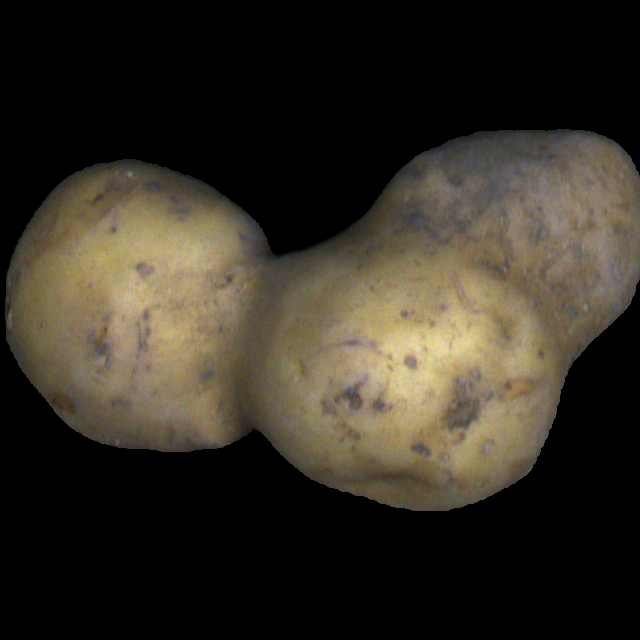
#> input picture 5_classes_malformed/very_gingery/sd_malformed_12_2_1_272_15.png, 640 x 640 px, found by its file name; its folder holds only this picture in this run
$ jupyter execute --allow-errors very_gingery.ipynb   (shell and % lines are left out)
#> lines starting #> are read from the running program, lines starting #| are printed output that depends on the picture; after the words box and inside, x2 and y2 are one past the last pixel; in counts of white or black regions, pixels touching at a corner belong together
[cell 1]
import cv2
import numpy as np
import os
from scipy.interpolate import interp1d
from pyefd import elliptic_fourier_descriptors
import matplotlib.pyplot as plt
import statistics

[cell 2]
# All Requirdef read_images_and_extract_contours_single_image(img_location):

def read_image_and_extract_contour(img_location):
    """Read an image from a given path and extract its largest external contour."""

    image = cv2.imread(img_location)
    gray = cv2.cvtColor(image, cv2.COLOR_BGR2GRAY)
    _, thresh = cv2.threshold(gray, 1, 255, cv2.THRESH_BINARY)
    contours, _ = cv2.findContours(thresh, cv2.RETR_EXTERNAL, cv2.CHAIN_APPROX_NONE)

    if contours:
        # Find the largest contour
        contour = max(contours, key=cv2.contourArea)
        contour = contour.squeeze()  # Remove unnecessary dimensions
        return normalize_contour_points(contour)
    else:
        return None  # Return None if no contours are found

# [9 lines left out: function normalize_contour_points, not called in this run]

def compute_first_10_harmonics(contour, order=30):
    """Compute Fourier coefficients and return the first 10 harmonics."""
    coeffs = elliptic_fourier_descriptors(contour, order=order, normalize=True)
    first_10_harmonics = coeffs[:10]  # Extract the first 10 harmonics
    return first_10_harmonics

# [79 lines left out: functions show_image, plot_harmonic_distribution, compute_S_only_positive, calculate_separator_suggested_change, not called in this run]

[cell 3]
# This Cell section just visualizes the extracted contours

def read_image_and_visualize_contour(img_location):
    """Read an image from a given path and extract its largest external contour."""

    image = cv2.imread(img_location)
    contours_list = []
    gray = cv2.cvtColor(image, cv2.COLOR_BGR2GRAY)
    _, thresh = cv2.threshold(gray, 1, 255, cv2.THRESH_BINARY)
    contours, _ = cv2.findContours(thresh, cv2.RETR_EXTERNAL, cv2.CHAIN_APPROX_NONE)

    if contours:
        # Find the largest contour
        contour = max(contours, key=cv2.contourArea)
        contour = contour.squeeze()  # Remove unnecessary dimensions

        # Normalize the contour points
        normalized_contour = normalize_contour_points(contour)

        # Append the normalized contour to the list
        contours_list.append(normalized_contour)

        # Visualize the contour on the original image
        visualize_contour(image, normalized_contour)

    return contours_list

def visualize_contour(image, contour):
    """Visualize the contour on the image using matplotlib."""
    # Convert image from BGR to RGB for matplotlib
    image_rgb = cv2.cvtColor(image, cv2.COLOR_BGR2RGB)

    # Plot the image
    plt.imshow(image_rgb)

    # Plot the contour on the image
    plt.plot(contour[:, 0], contour[:, 1], color='red', linewidth=2)  # Red contour line

    plt.title("Extracted Contour")
    plt.axis('off')  # Hide axes
    plt.show()

def normalize_contour_points(contour):
    """Normalize contour points for visualization (optional)."""
    # This function could be useful for contour normalization
    # Example: Scaling or translating points to some standard size
    return contour

[cell 4]
# Initialize lists to store separator values
separator_values_compute_s = []
separator_values_suggested_change = []

[cell 5]
# Read in all images of a folder and visualize accordingly

def process_images_in_folder(folder_path):
    """Process all images in a given folder, extract contours, compute harmonics, and calculate separator values."""
    for filename in os.listdir(folder_path):
        if filename.endswith(".png") or filename.endswith(".jpg"):  # Add more image formats if needed
            img_location = os.path.join(folder_path, filename)
            print(f"Processing image: {img_location}")

            # Read image and extract contour
            contour = read_image_and_extract_contour(img_location)
#> in read_image_and_extract_contour, image is the input picture: shape (640, 640, 3); mean B, G, R 35.7, 45.9, 51.3
#> in read_image_and_extract_contour, `gray = cv2.cvtColor(image, cv2.COLOR_BGR2GRAY)`:
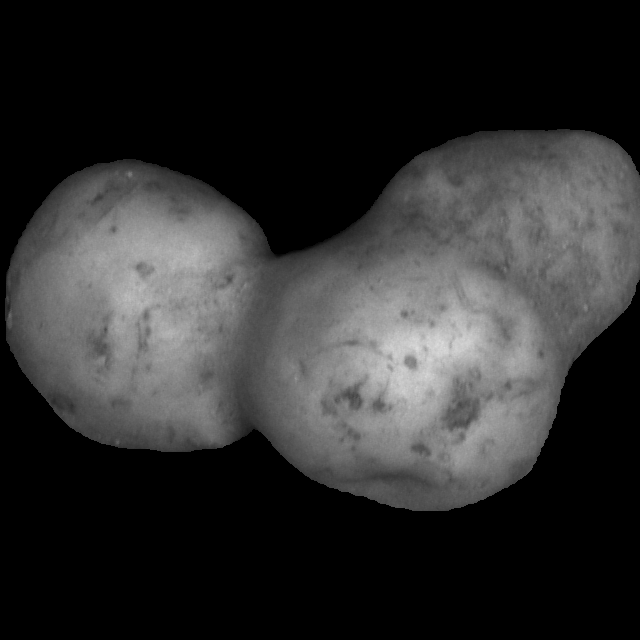
#> gray: shape (640, 640); min 0, max 221, mean 46.3
#> in read_image_and_extract_contour, `_, thresh = cv2.threshold(gray, 1, 255, cv2.THRESH_BINARY)`:
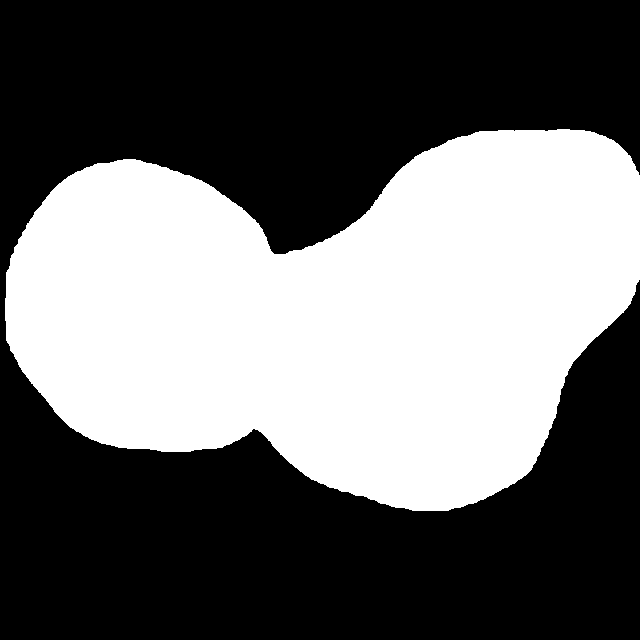
#> thresh: shape (640, 640); 41.4% white; 1 white region
#> in read_image_and_extract_contour, `contours, _ = cv2.findContours(thresh, cv2.RETR_EXTERNAL, cv2.CHAIN_AP..`: contours = 1 contour; box (x1, y1, x2, y2) and area: (5, 129, 640, 511) 168692
#> in read_image_and_extract_contour, `contour = max(contours, key=cv2.contourArea)`: contour = contour of 1635 points, box (x1, y1, x2, y2) (5, 129, 640, 511), area 168692
#> in read_image_and_extract_contour, `contour = contour.squeeze()`: contour = 1635 pairs, first value 5 to 639, second value 129 to 510

            if contour is not None:
                # Visualize the contour
                read_image_and_visualize_contour(img_location)
#> in read_image_and_visualize_contour, `contour = max(contours, key=cv2.contourArea)`: contour = contour of 1635 points, box (x1, y1, x2, y2) (5, 129, 640, 511), area 168692
#> in read_image_and_visualize_contour, `contour = contour.squeeze()`: contour = 1635 pairs, first value 5 to 639, second value 129 to 510
#> in read_image_and_visualize_contour, `normalized_contour = normalize_contour_points(contour)`: normalized_contour has the same summary as contour
#> in visualize_contour, `plt.show()`:
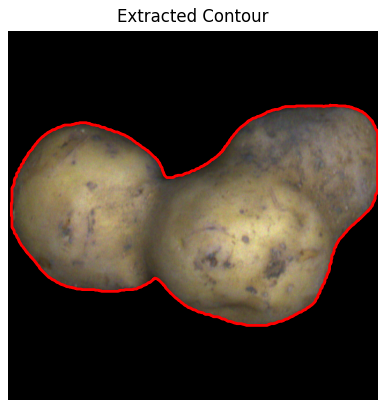
#> figure drawn by matplotlib, 1 panel

                # Compute the first 10 harmonics
                harmonics = compute_first_10_harmonics(contour)

                # Plot the harmonic distribution
                plot_harmonic_distribution(harmonics)

                # Calculate separator values
                S_compute_s = compute_S_only_positive(harmonics, m=3)
                print(f"S (computed): {S_compute_s}")

                S_suggested_change = calculate_separator_suggested_change(harmonics, m=3)
                print(f"S (suggested change): {S_suggested_change}")

                # Store separator values
                separator_values_compute_s.append(S_compute_s)
                separator_values_suggested_change.append(S_suggested_change)

                # Visualize the contour
                # read_image_and_visualize_contour(img_location)
                print("------------------------------------------------------------")

[cell 6]
# Folder path containing images
folder_path = "/home/mishkat/Documents/malformed_potato/5_classes_malformed/very_gingery"  # Change this to your folder path

[cell 7]
# Process images in the specified folder
process_images_in_folder(folder_path)
#> (the call stopped at in compute_first_10_harmonics, `coeffs = elliptic_fourier_descriptors(contour, order=order, normalize=..`: pyefd is not available in this run)

$ run again, on 5_classes_malformed/very_gingery/sd_malformed_12_2_4_120_14.png
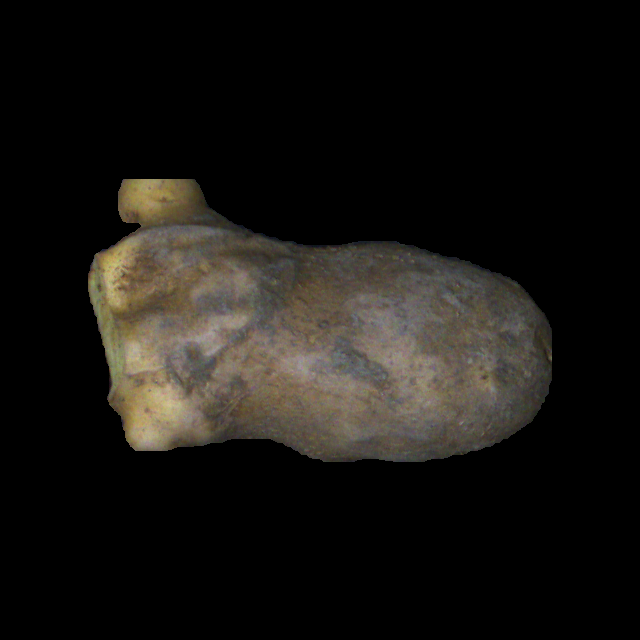
#> input picture 5_classes_malformed/very_gingery/sd_malformed_12_2_4_120_14.png, 640 x 640 px, found by its file name
#> in read_image_and_extract_contour, image is the input picture: shape (640, 640, 3); mean B, G, R 18.4, 21.8, 24
#> in read_image_and_extract_contour, `_, thresh = cv2.threshold(gray, 1, 255, cv2.THRESH_BINARY)`:
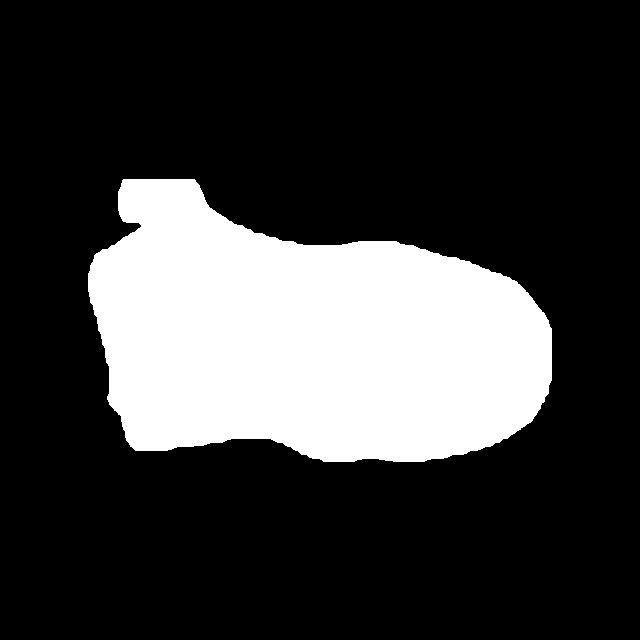
#> thresh: shape (640, 640); 23% white; 1 white region
#> in read_image_and_extract_contour, `contours, _ = cv2.findContours(thresh, cv2.RETR_EXTERNAL, cv2.CHAIN_AP..`: contours = 1 contour; box (x1, y1, x2, y2) and area: (88, 179, 552, 462) 93746
#> in read_image_and_extract_contour, `contour = max(contours, key=cv2.contourArea)`: contour = contour of 1253 points, box (x1, y1, x2, y2) (88, 179, 552, 462), area 93746
#> in read_image_and_extract_contour, `contour = contour.squeeze()`: contour = 1253 pairs, first value 88 to 551, second value 179 to 461
#> in read_image_and_visualize_contour, `contour = max(contours, key=cv2.contourArea)`: contour = contour of 1253 points, box (x1, y1, x2, y2) (88, 179, 552, 462), area 93746
#> in read_image_and_visualize_contour, `contour = contour.squeeze()`: contour = 1253 pairs, first value 88 to 551, second value 179 to 461
#> normalized_contour has the same summary as contour
#> in visualize_contour, `plt.show()`:
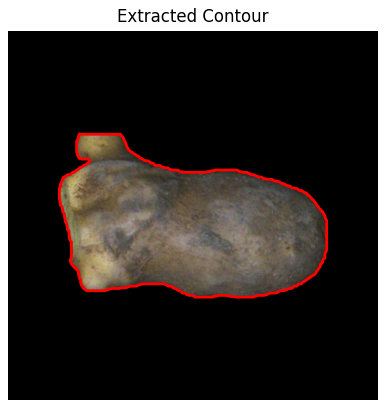
#> figure drawn by matplotlib, 1 panel

$ run again, on 5_classes_malformed/very_gingery/sd_malformed_12_2_4_132_1.png
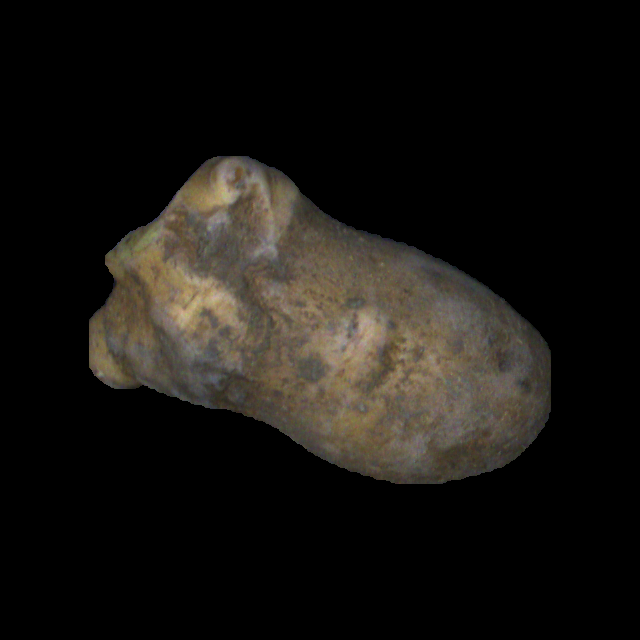
#> input picture 5_classes_malformed/very_gingery/sd_malformed_12_2_4_132_1.png, 640 x 640 px, found by its file name
#> in read_image_and_extract_contour, image is the input picture: shape (640, 640, 3); mean B, G, R 17.6, 21.2, 23.6
#> in read_image_and_extract_contour, `_, thresh = cv2.threshold(gray, 1, 255, cv2.THRESH_BINARY)`:
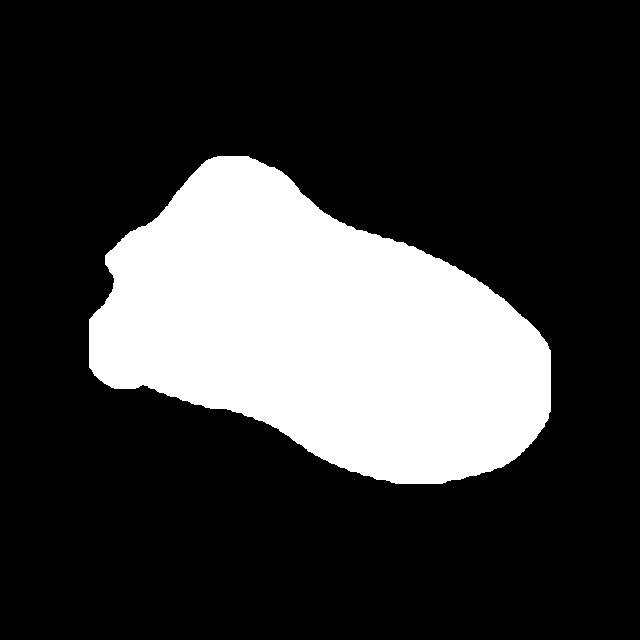
#> thresh: shape (640, 640); 23.4% white; 1 white region
#> in read_image_and_extract_contour, `contours, _ = cv2.findContours(thresh, cv2.RETR_EXTERNAL, cv2.CHAIN_AP..`: contours = 1 contour; box (x1, y1, x2, y2) and area: (89, 156, 551, 484) 95280
#> in read_image_and_extract_contour, `contour = max(contours, key=cv2.contourArea)`: contour = contour of 1131 points, box (x1, y1, x2, y2) (89, 156, 551, 484), area 95280
#> in read_image_and_extract_contour, `contour = contour.squeeze()`: contour = 1131 pairs, first value 89 to 550, second value 156 to 483
#> in read_image_and_visualize_contour, `contour = max(contours, key=cv2.contourArea)`: contour = contour of 1131 points, box (x1, y1, x2, y2) (89, 156, 551, 484), area 95280
#> in read_image_and_visualize_contour, `contour = contour.squeeze()`: contour = 1131 pairs, first value 89 to 550, second value 156 to 483
#> normalized_contour has the same summary as contour
#> in visualize_contour, `plt.show()`:
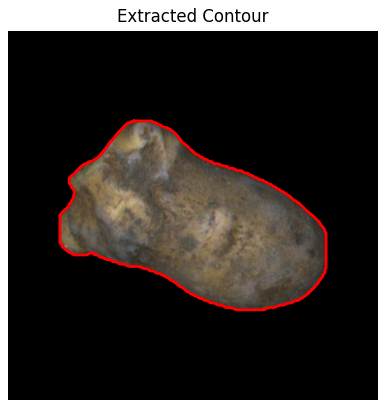
#> figure drawn by matplotlib, 1 panel

$ run again, on 5_classes_malformed/very_gingery/sd_malformed_12_2_3_202_4.png
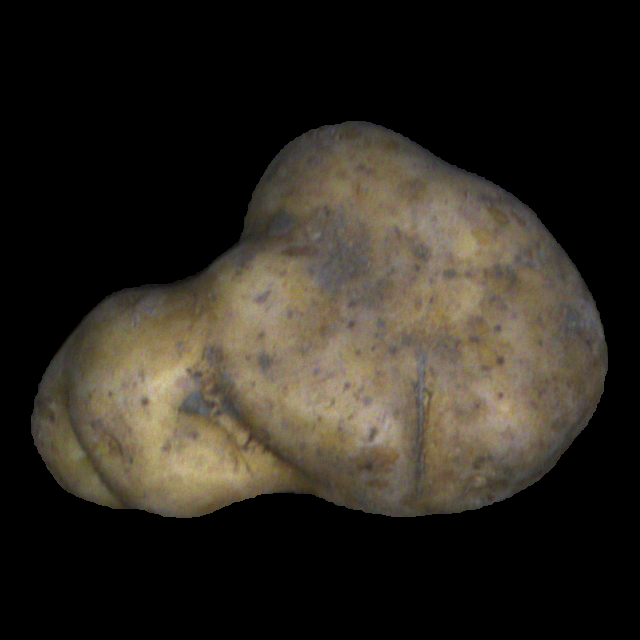
#> input picture 5_classes_malformed/very_gingery/sd_malformed_12_2_3_202_4.png, 640 x 640 px, found by its file name
#> in read_image_and_extract_contour, image is the input picture: shape (640, 640, 3); mean B, G, R 32.1, 40.1, 45
#> in read_image_and_extract_contour, `_, thresh = cv2.threshold(gray, 1, 255, cv2.THRESH_BINARY)`:
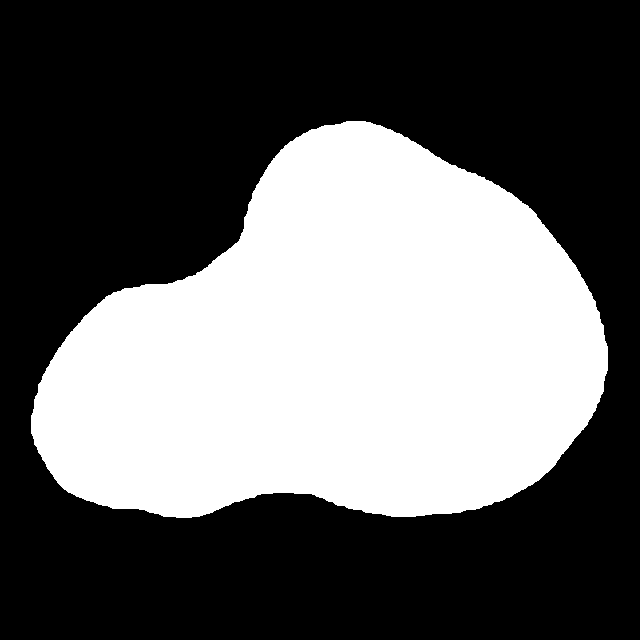
#> thresh: shape (640, 640); 38.6% white; 1 white region
#> in read_image_and_extract_contour, `contours, _ = cv2.findContours(thresh, cv2.RETR_EXTERNAL, cv2.CHAIN_AP..`: contours = 1 contour; box (x1, y1, x2, y2) and area: (31, 121, 608, 518) 157420
#> in read_image_and_extract_contour, `contour = max(contours, key=cv2.contourArea)`: contour = contour of 1432 points, box (x1, y1, x2, y2) (31, 121, 608, 518), area 157420
#> in read_image_and_extract_contour, `contour = contour.squeeze()`: contour = 1432 pairs, first value 31 to 607, second value 121 to 517
#> in read_image_and_visualize_contour, `contour = max(contours, key=cv2.contourArea)`: contour = contour of 1432 points, box (x1, y1, x2, y2) (31, 121, 608, 518), area 157420
#> in read_image_and_visualize_contour, `contour = contour.squeeze()`: contour = 1432 pairs, first value 31 to 607, second value 121 to 517
#> normalized_contour has the same summary as contour
#> in visualize_contour, `plt.show()`:
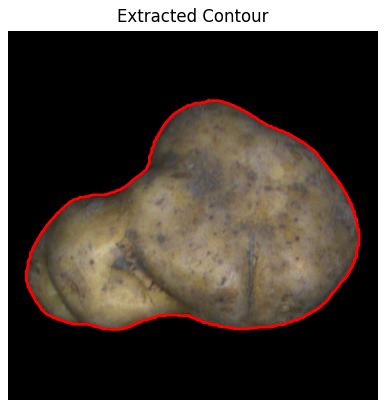
#> figure drawn by matplotlib, 1 panel
